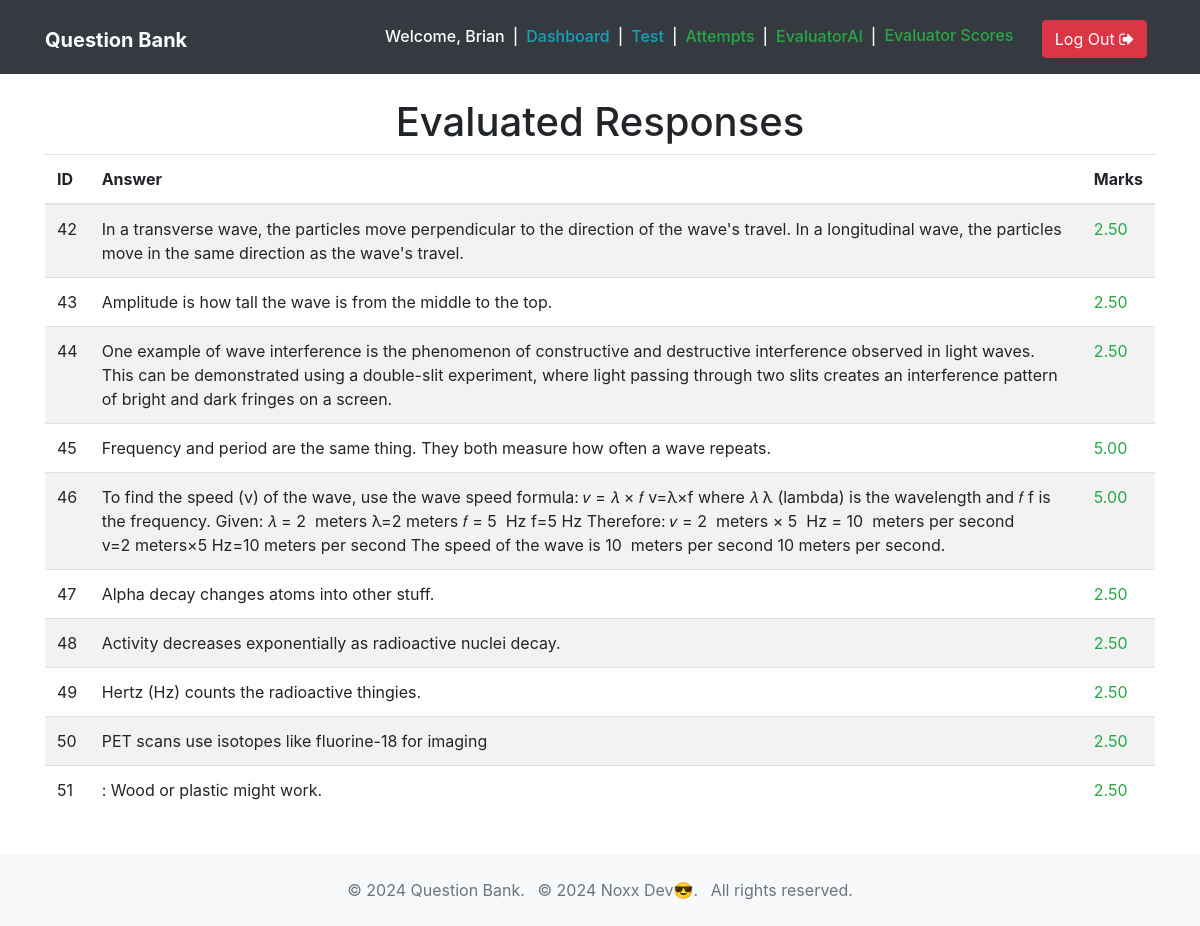
Screenshot of /evaluated-responses/ (signed in) with the database file from the repository.
### QuestionBank/models.py (models this page shows, shortened)
class CustomUser(AbstractUser):
    user_id = models.AutoField(primary_key=True)
    username = models.CharField(max_length=50, unique=True)
    password = models.CharField(max_length=255)
    rating = models.FloatField(default=0.0)

class StudentResponse(models.Model):
    ai_response = models.ForeignKey('AIResponse', on_delete=models.CASCADE)
    question = models.ForeignKey('GeneratedQuestion', on_delete=models.CASCADE)
    answer = models.TextField()
    marks = models.DecimalField(default=0.0, max_digits=5, decimal_places=2)
    evaluated = models.BooleanField(default=False)
    user = models.ForeignKey(settings.AUTH_USER_MODEL, on_delete=models.CASCADE)  # Update this field

### QuestionBank/views.py (the view)
# urls.py: path('evaluated-responses/', views.evaluated_responses, name='evaluated_responses'),
@login_required
def evaluated_responses(request):
    evaluated_responses = StudentResponse.objects.filter(evaluated=True, user=request.user)
    print(f"Evaluated Responses for User {request.user.username}:")
    for response in evaluated_responses:
        print(f"ID: {response.id}, Answer: {response.answer}, Marks: {response.marks}")
    context = {
        'evaluated_responses': evaluated_responses
    }
    return render(request, 'bank/evaluator_results.html', context)

### QuestionBank/templates/bank/evaluator_results.html
{% extends 'layout/base.html' %}
{% load static %}
{% block content %}
<div class="container my-4">
    <h1 class="text-center">Evaluated Responses</h1>
    {% if evaluated_responses %}
        <div class="table-responsive">
            <table class="table table-striped">
                <thead>
                    <tr>
                        <th>ID</th>
                        <th>Answer</th>
                        <th>Marks</th>
                    </tr>
                </thead>
                <tbody>
                    {% for response in evaluated_responses %}
                        <tr>
                            <td>{{ response.id }}</td>
                            <td>{{ response.answer }}</td>
                            <td class="text-success">{{ response.marks }}</td>
                        </tr>
                    {% endfor %}
                </tbody>
            </table>
        </div>
    {% else %}
        <div class="text-center">
            <p>No evaluated responses found for {{ request.user.username }}.</p>
        </div>
    {% endif %}
</div>
{% endblock %}

### QuestionBank/templates/layout/base.html (shortened to what this page needs)
{% load static %}
<!doctype html>
<html lang="en">
<head>
    <link rel="stylesheet" href="https://maxcdn.bootstrapcdn.com/bootstrap/4.0.0-beta.2/css/bootstrap.min.css">
    <link rel="stylesheet" href="https://maxcdn.bootstrapcdn.com/font-awesome/4.7.0/css/font-awesome.min.css">
    <link rel="stylesheet" href="https://maxcdn.bootstrapcdn.com/font-awesome/4.7.0/css/font-awesome.min.css">
   <link rel="stylesheet" href="{% static 'assets/css/main.css' %}">
</head>
<body class="bg-white">
    <nav class="navbar navbar-expand-md navbar-dark bg-dark">
        <div class="container">
            <h1><a href="{% url 'bank:user_home' %}" class="navbar-brand">
            <strong>Question Bank</strong></a></h1>
            <div class="collapse navbar-collapse justify-content-end " id="navbar">
                {% if not request.user.is_active %}
                <a href="{% url 'bank:login' %}" class="btn btn-success mt-1 ml-2"><i class="fa fa-sign-in" aria-hidden="true"></i> Log In</a>
                {% else %}
                <h6 class="text-white mt-2 mr-2">Welcome, {{ request.user.username }}</h6>
                <h6 class="text-light mt-2 mr-2">|</h6>
                <h6 class="text-white mt-2 mr-2"><a href="{% url 'bank:user_home' %}" class="text-info">Dashboard</a></h6>
                <h6 class="text-light mt-2 mr-2">|</h6>
                <h6 class="text-white mt-2 mr-2"><a href="{% url 'bank:generate_quiz' %}" class="text-info">Test </a></h6>
                <h6 class="text-light mt-2 mr-2">|</h6>
                <h6 class="text-white mt-2 mr-2"><a href="{% url 'bank:list_attempts' %}" class="text-success">Attempts</a></h6>
                <h6 class="text-light mt-2 mr-2">|</h6>
                <h6 class="text-white mt-2 mr-2"><a href="{% url 'bank:evaluator_ai' %}" class="text-success">EvaluatorAI</a>
                <h6 class="text-light mt-2 mr-2">|</h6>
                <h6 class="text-white mt-2 mr-2"><a href="{% url 'bank:evaluated_responses' %}" class="text-success">Evaluator Scores</a>
                <a href="{% url 'bank:logout' %}" class="btn btn-danger mt-1 ml-4">Log Out <i class="fa fa-sign-out" aria-hidden="true"></i></a>
                {% endif %}
            </div>
        </div>
    </nav>
    {% block content %}
    {% endblock content %}
    <footer class="bg-light text-muted py-0">
        <div class="container py-4">
            <ul class="list-inline mb-0 text-center">
                <li class="list-inline-item">&copy; 2024 Question Bank.</li>
                <li class="list-inline-item">&copy; 2024 Noxx Dev😎.</li>
                <li class="list-inline-item">All rights reserved.</li>
            </ul>
        </div>
    </footer>
</body>
</html>

### rows the page displays
CustomUser: user.username "Brian"
StudentResponse: id "42", answer "In a transverse wave, the particles move perpendicular to the direction of the wave's travel. In a longitudinal wave, the particles move in the same direction as the wave's travel.", marks "2.50"
StudentResponse: id "43", answer "Amplitude is how tall the wave is from the middle to the top.", marks "2.50"
StudentResponse: id "44", answer "One example of wave interference is the phenomenon of constructive and destructive interference observed in light waves. This can be demonstrated using a double-slit experiment, where light passing through two slits creates an interference pattern of bright and dark fringes on a screen.", marks "2.50"
StudentResponse: id "45", answer "Frequency and period are the same thing. They both measure how often a wave repeats.", marks "5.00"
StudentResponse: id "46", answer "To find the speed (v) of the wave, use the wave speed formula: 𝑣 = 𝜆 × 𝑓 v=λ×f where 𝜆 λ (lambda) is the wavelength and 𝑓 f is the frequency. Given: 𝜆 = 2 meters λ=2 meters 𝑓 = 5 Hz f=5 Hz Therefore: 𝑣 = 2 meters × 5 Hz = 10 meters per second v=2 meters×5 Hz=10 meters per second The speed of the wave is 10 meters per second 10 meters per second.", marks "5.00"
StudentResponse: id "47", answer "Alpha decay changes atoms into other stuff.", marks "2.50"
StudentResponse: id "48", answer "Activity decreases exponentially as radioactive nuclei decay.", marks "2.50"
StudentResponse: id "49", answer "Hertz (Hz) counts the radioactive thingies.", marks "2.50"
StudentResponse: id "50", answer "PET scans use isotopes like fluorine-18 for imaging", marks "2.50"
StudentResponse: id "51", answer ": Wood or plastic might work.", marks "2.50"
